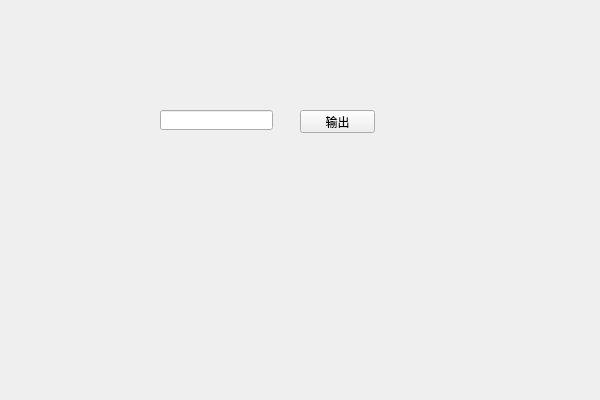
<?xml version="1.0" encoding="UTF-8"?>
<ui version="4.0">
 <class>QtClassLibraryClass</class>
 <widget class="QWidget" name="QtClassLibraryClass">
  <property name="geometry">
   <rect>
    <x>0</x>
    <y>0</y>
    <width>600</width>
    <height>400</height>
   </rect>
  </property>
  <property name="windowTitle">
   <string>QtClassLibrary</string>
  </property>
  <widget class="HDateTimeLineEdit" name="lineEdit">
   <property name="geometry">
    <rect>
     <x>160</x>
     <y>110</y>
     <width>113</width>
     <height>20</height>
    </rect>
   </property>
  </widget>
  <widget class="QPushButton" name="testButton">
   <property name="geometry">
    <rect>
     <x>300</x>
     <y>110</y>
     <width>75</width>
     <height>23</height>
    </rect>
   </property>
   <property name="text">
    <string>输出</string>
   </property>
  </widget>
 </widget>
 <layoutdefault spacing="6" margin="11"/>
 <customwidgets>
  <customwidget>
   <class>HDateTimeLineEdit</class>
   <extends>QLineEdit</extends>
   <header>HDateTimeLineEdit.h</header>
  </customwidget>
 </customwidgets>
 <resources>
  <include location="QtClassLibrary.qrc"/>
 </resources>
 <connections/>
</ui>
